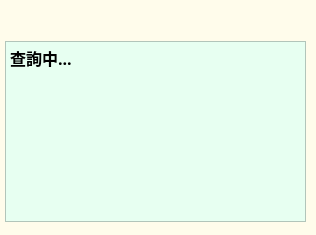
<?xml version="1.0" encoding="UTF-8"?>
<ui version="4.0">
 <class>Society</class>
 <widget class="QDialog" name="Society">
  <property name="geometry">
   <rect>
    <x>0</x>
    <y>0</y>
    <width>316</width>
    <height>235</height>
   </rect>
  </property>
  <property name="windowTitle">
   <string>社團紀錄查詢</string>
  </property>
  <property name="styleSheet">
   <string notr="true">background-color: rgb(255, 252, 235);</string>
  </property>
  <widget class="QTextBrowser" name="textBrowser">
   <property name="geometry">
    <rect>
     <x>5</x>
     <y>41</y>
     <width>301</width>
     <height>181</height>
    </rect>
   </property>
   <property name="font">
    <font>
     <family>微軟正黑體</family>
     <pointsize>12</pointsize>
     <italic>false</italic>
     <bold>true</bold>
    </font>
   </property>
   <property name="styleSheet">
    <string notr="true">font: 700 12pt &quot;微軟正黑體&quot;;
background-color: rgb(231, 255, 241);</string>
   </property>
   <property name="markdown">
    <string>`查詢中...`

</string>
   </property>
   <property name="html">
    <string>&lt;!DOCTYPE HTML PUBLIC &quot;-//W3C//DTD HTML 4.0//EN&quot; &quot;http://www.w3.org/TR/REC-html40/strict.dtd&quot;&gt;
&lt;html&gt;&lt;head&gt;&lt;meta name=&quot;qrichtext&quot; content=&quot;1&quot; /&gt;&lt;meta charset=&quot;utf-8&quot; /&gt;&lt;style type=&quot;text/css&quot;&gt;
p, li { white-space: pre-wrap; }
hr { height: 1px; border-width: 0; }
li.unchecked::marker { content: &quot;\2610&quot;; }
li.checked::marker { content: &quot;\2612&quot;; }
&lt;/style&gt;&lt;/head&gt;&lt;body style=&quot; font-family:'微軟正黑體'; font-size:12pt; font-weight:700; font-style:normal;&quot;&gt;
&lt;p style=&quot; margin-top:8px; margin-bottom:8px; margin-left:0px; margin-right:0px; -qt-block-indent:0; text-indent:0px;&quot;&gt;&lt;span style=&quot; font-family:'標楷體';&quot;&gt;查詢中...&lt;/span&gt;&lt;/p&gt;&lt;/body&gt;&lt;/html&gt;</string>
   </property>
  </widget>
 </widget>
 <resources/>
 <connections/>
</ui>
